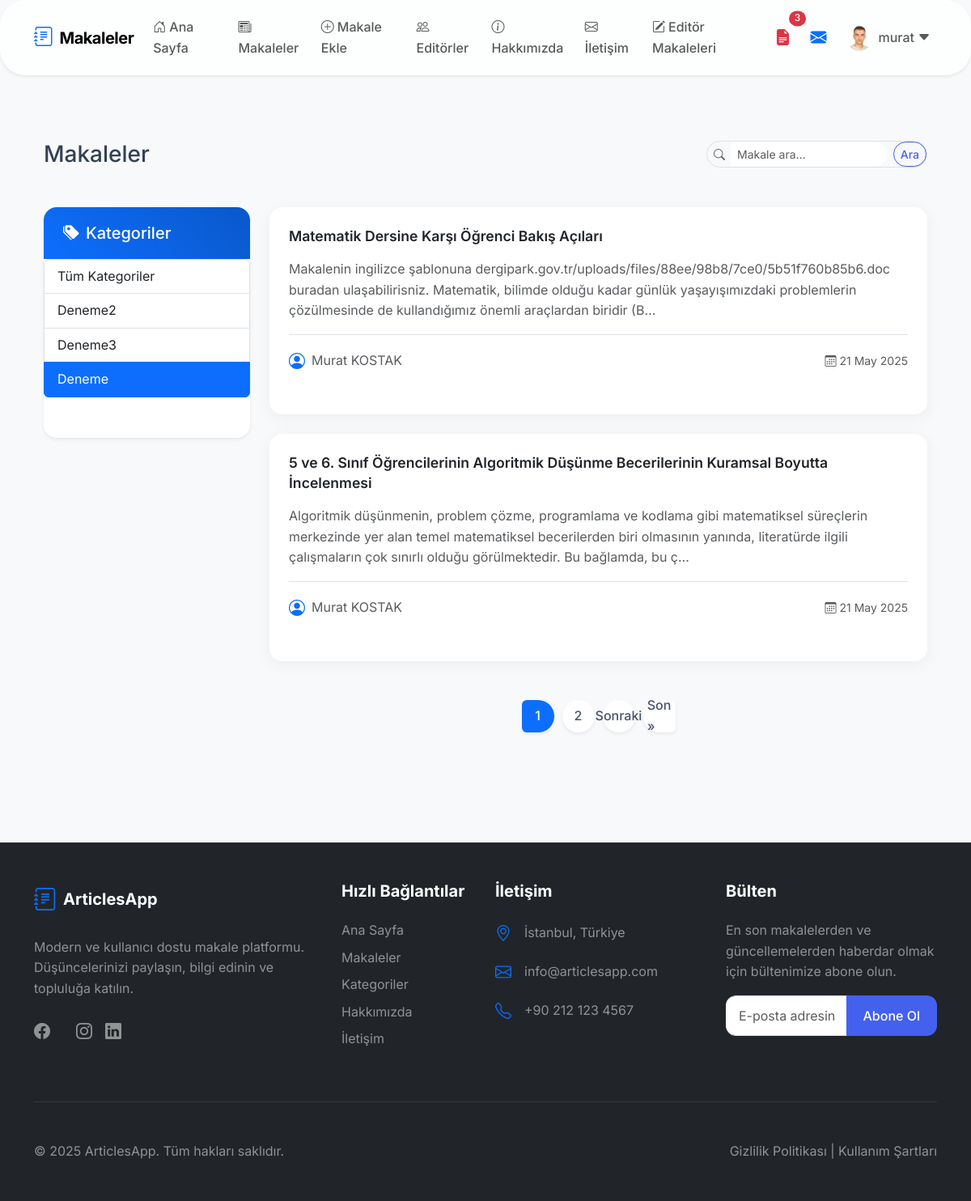
The app's page /makale/kategori/deneme (signed in), older data.
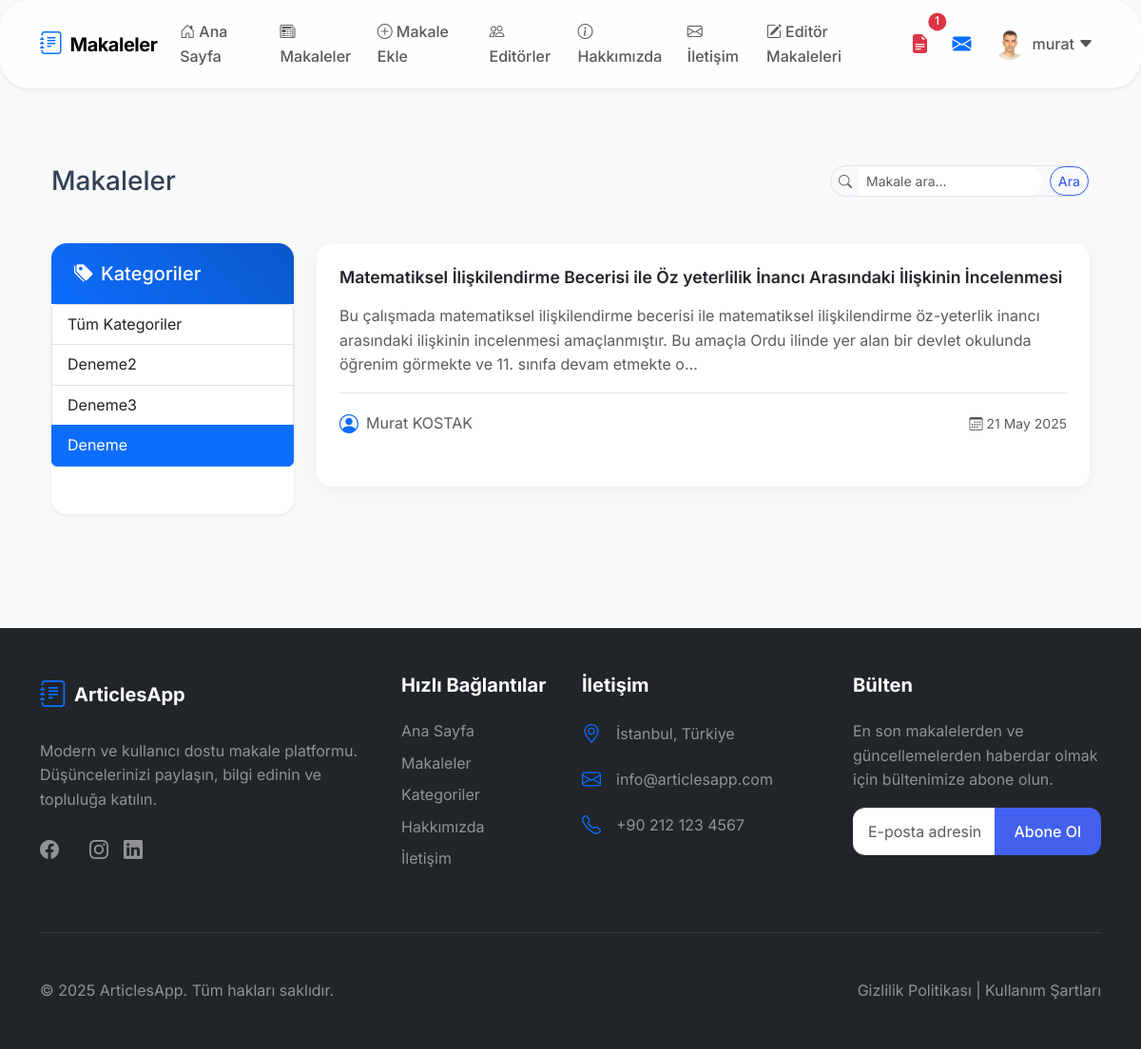
The same page, newer data.
### articles/models.py (models this page shows, shortened)
class Category(models.Model):
    name = models.CharField(max_length=50)
    slug = models.SlugField(null=False, default="", unique=True, db_index=True)
    order = models.PositiveIntegerField(default=0, blank=False, null=False, unique=True)
    class Meta:
        ordering = ['-order']
        pass

class Article(models.Model):
    title = models.CharField(max_length=200)
    description = models.TextField()
    image = models.ImageField(upload_to='articles', blank=True, null=True)
    file = models.FileField(
        upload_to=article_file_upload_to,
        blank=True,
        null=True,
        validators=[validate_pdf]
    )
    date = models.DateField(auto_now=True)
    isHome = models.BooleanField(default=False)
    slug = models.SlugField(null=False, blank=True, unique=True)
    categories = models.ManyToManyField("Category")
    author = models.ForeignKey(User, on_delete=models.CASCADE, null=True, blank=True)
    admin_note = models.TextField(blank=True, null=True)
    created_at = models.DateTimeField(auto_now_add=True)
    updated_at = models.DateTimeField(auto_now=True)
    is_admin_note_read_by_author = models.BooleanField(default=True)
    keywords = models.TextField(
        help_text="Anahtar kelimeleri virgülle ayırarak girin",
        blank=True,
        null=True
    )
    class Meta:
        ordering = ['-updated_at']

### articles/views.py (the view, shortened to what this page needs)
# urls.py: path('kategori/<slug:slug>' , views.getArticlesByCategory, name='articles_by_category'),
def getArticlesByCategory(request, slug):
    query = request.GET.get("q", "").strip()
    articles = Article.objects.filter(categories__slug=slug, isHome=True)
    for article in articles:
        if article.keywords:
            article.keyword_list = [k.strip() for k in article.keywords.split(',') if k.strip()]
        else:
            article.keyword_list = []
    categories = Category.objects.all()
    paginator = Paginator(articles, 2)
    page = request.GET.get('page', 1)
    page_obj = paginator.page(page)
    return render(request, 'articles/list.html', {
        'categories': categories,
        'page_obj': page_obj,
        'seciliKategori': slug,
        'query': query,
    })

### account/context_processors.py (called while the page is built)
def user_context(request):
    context = {}
    if request.user.is_authenticated:
        if request.user.is_superuser:
            context['is_admin'] = True
            context['draft_articles_count'] = Article.objects.filter(isHome=False).count()
        if hasattr(request.user, 'author') and request.user.author.editor_article:
            context['is_editor'] = True
            context['editor_draft_articles_count'] = Article.objects.filter(isHome=False).count()
    return context

### articles/context_processors.py (called while the page is built, shortened)
def unread_admin_notes_count(request):
    if request.user.is_authenticated:
        count = Article.objects.filter(author=request.user, is_admin_note_read_by_author=False).count()
        return {'unread_admin_notes_count': count}
    return {'unread_admin_notes_count': 0}

def admin_notifications(request):
    return {
        'unread_messages_count': 0,
        'draft_articles_count': 0
    }

### articles/templates/articles/list.html (shortened to what the changed rows need)
{% extends 'layout.html' %}
{% load static %}
{% block css_file %}
<link rel="stylesheet" href="{% static 'articles/css/style.css' %}">
<link rel="stylesheet" href="{% static 'account/css/style.css' %}">
{% endblock %}
{% block content %}
<div class="container py-5 animate__animated animate__fadeIn">
    <div class="row">
        <div class="col-lg-3 mb-4 mb-lg-0">
            <div class="card modern-card shadow-sm slide-up sticky-lg-top" style="top: 2rem;">
                <div class="card-body p-0">
                    {% include 'articles/partials/_categories.html' %}
                </div>
            </div>
        </div>
        <div class="col-lg-9">
            <div class="articles-list">
                {% if page_obj.object_list %}
                    {% for article in page_obj.object_list %}
                    <a href="{% url 'articles:article_details' article.slug %}" class="text-decoration-none">
                    <div class="card modern-card hover-shadow slide-up mb-4" style="cursor: pointer;">
                        <div class="card-body p-4">
                            <h4 class="card-title mb-3 text-dark">{{ article.title }}</h4>
                            <p class="card-text text-muted mb-3">{{ article.description|truncatechars:250 }}</p>
                            <div class="d-flex justify-content-between align-items-center pt-3 border-top">
                                <div class="d-flex align-items-center">
                                    <i class="bi bi-person-circle text-primary me-2 fs-5"></i>
                                    <span class="text-muted">
                                        {% if article.author %}
                                            {{ article.author.get_full_name|default:article.author.username }}
                                        {% else %}
                                            <span class="fst-italic">Belirtilmemiş</span>
                                        {% endif %}
                                    </span>
                                </div>
                                <small class="text-muted d-flex align-items-center">
                                    <i class="bi bi-calendar3 me-1"></i>
                                    {{ article.created_at|date:"d M Y" }}
                                </small>
                            </div>
                        </div>
                    </div>
                </a>
                    {% endfor %}
                {% endif %}
            </div>
            {% if page_obj.has_other_pages %}
            <nav aria-label="Sayfalama" class="mt-5">
                <ul class="pagination justify-content-center">
                    {% for i in page_obj.paginator.page_range %}
                        {% if page_obj.number == i %}
                            <li class="page-item active"><span class="page-link shadow-sm">{{ i }}</span></li>
                        {% elif i > page_obj.number|add:'-3' and i < page_obj.number|add:'3' %}
                            <li class="page-item">
                                <a class="page-link shadow-sm" href="?page={{ i }}{% if request.GET.q %}&q={{ request.GET.q }}{% endif %}{% if seciliKategori %}&kategori={{ seciliKategori }}{% endif %}">{{ i }}</a>
                            </li>
                        {% endif %}
                    {% endfor %}
                    {% if page_obj.has_next %}
                        <li class="page-item">
                            <a class="page-link shadow-sm" href="?page={{ page_obj.next_page_number }}{% if request.GET.q %}&q={{ request.GET.q }}{% endif %}{% if seciliKategori %}&kategori={{ seciliKategori }}{% endif %}">Sonraki</a>
                        </li>
                        <li class="page-item">
                            <a class="page-link shadow-sm" href="?page={{ page_obj.paginator.num_pages }}{% if request.GET.q %}&q={{ request.GET.q }}{% endif %}{% if seciliKategori %}&kategori={{ seciliKategori }}{% endif %}">Son &raquo;</a>
                        </li>
                    {% endif %}
                </ul>
            </nav>
            {% endif %}
        </div>
    </div>
</div>
{% endblock %}

### templates/partials/_nav.html (shortened to what the changed rows need)
{% load static %}
<nav class="navbar navbar-expand-lg navbar-light bg-white shadow-sm">
  <div class="container">
    <div class="collapse navbar-collapse" id="navbarNav">
      <ul class="navbar-nav">
        {% if user.is_authenticated %}
            {% if user.is_superuser %}
                {% if unread_messages_count > 0 %}
                <li class="nav-item me-2">
                    <a href="{% url 'pages:admin_contact' %}" class="nav-link position-relative">
                        <i class="bi bi-envelope-exclamation-fill fs-5 text-danger"></i>
                        <span class="position-absolute top-0 start-100 translate-middle badge rounded-pill bg-danger" style="z-index: 1; font-size: 0.75em; padding: .3em .6em; min-width: 1.5em; min-height: 1.5em; display: flex; align-items: center; justify-content: center;">
                            {{ unread_messages_count }}
                            <span class="visually-hidden">unread messages</span>
                        </span>
                    </a>
                </li>
                {% endif %}
                {% if draft_articles_count > 0 %}
                <li class="nav-item me-2">
                    <a href="{% url 'articles:article_list' %}" class="nav-link position-relative">
                        <i class="bi bi-file-earmark-text-fill fs-5 text-danger"></i>
                        <span class="position-absolute top-0 start-100 translate-middle badge rounded-pill bg-danger" style="z-index: 1; font-size: 0.75em; padding: .3em .6em; min-width: 1.5em; min-height: 1.5em; display: flex; align-items: center; justify-content: center;">
                            {{ draft_articles_count }}
                            <span class="visually-hidden">draft articles</span>
                        </span>
                    </a>
                </li>
                {% endif %}
            {% else %}
            {% if user.author.editor_article and editor_draft_articles_count > 0 %}
            <li class="nav-item me-2">
                <a href="{% url 'account:editor_articles' %}" class="nav-link position-relative">
                    <i class="bi bi-file-earmark-text-fill fs-5 text-danger"></i>
                    <span class="position-absolute top-0 start-100 translate-middle badge rounded-pill bg-danger" style="z-index: 1; font-size: 0.75em; padding: .3em .6em; min-width: 1.5em; min-height: 1.5em; display: flex; align-items: center; justify-content: center;">
                        {{ editor_draft_articles_count }}
                    </span>
                </a>
            </li>
            {% endif %}
            {% endif %}
        {% endif %}
      </ul>
    </div>
  </div>
</nav>
</body>
</html>

### articles/templates/articles/partials/_categories.html
<div class="list-group">
    <a href="/makale" class="list-group-item list-group-item-action">Tüm Kategoriler</a>
    {% for category in categories %}
        <a href="{% url 'articles:articles_by_category' category.slug %}"
           class="list-group-item list-group-item-action {% if seciliKategori == category.slug %}active{% endif %}">
            {{ category.name|title }}
        </a>
    {% endfor %}
</div>

Row changes from the older to the newer data that the page shows:
removed Article: title "Matematik Dersine Karşı Öğrenci Bakış Açıları", description "Makalenin ingilizce şablonuna dergipark.gov.tr/uploads/files/88ee/98b8/7ce0/5b51f760b85b6.doc buradan ulaşabilirisniz. Matematik, bilimde olduğu kadar günlük yaşayışımızdaki problemlerin çözülmesinde de kullandığımız önemli araçlardan biridir (B…", author.get_full_name "Murat KOSTAK", created_at "21 May 2025"
removed Article: title "5 ve 6. Sınıf Öğrencilerinin Algoritmik Düşünme Becerilerinin Kuramsal Boyutta İncelenmesi", description "Algoritmik düşünmenin, problem çözme, programlama ve kodlama gibi matematiksel süreçlerin merkezinde yer alan temel matematiksel becerilerden biri olmasının yanında, literatürde ilgili çalışmaların çok sınırlı olduğu görülmektedir. Bu bağlamda, bu ç…", author.get_full_name "Murat KOSTAK", created_at "21 May 2025"
now on this page (row unchanged): Article: title "Matematiksel İlişkilendirme Becerisi ile Öz yeterlilik İnancı Arasındaki İlişkinin İncelenmesi", description "Bu çalışmada matematiksel ilişkilendirme becerisi ile matematiksel ilişkilendirme öz-yeterlik inancı arasındaki ilişkinin incelenmesi amaçlanmıştır. Bu amaçla Ordu ilinde yer alan bir devlet okulunda öğrenim görmekte ve 11. sınıfa devam etmekte o…", author.get_full_name "Murat KOSTAK", created_at "21 May 2025"
Text that changed along with them:
{{ editor_draft_articles_count }}: "3" → "1"
list line gone: "1"
list line gone: "2"
text no longer shown: "Sonraki Son »"
